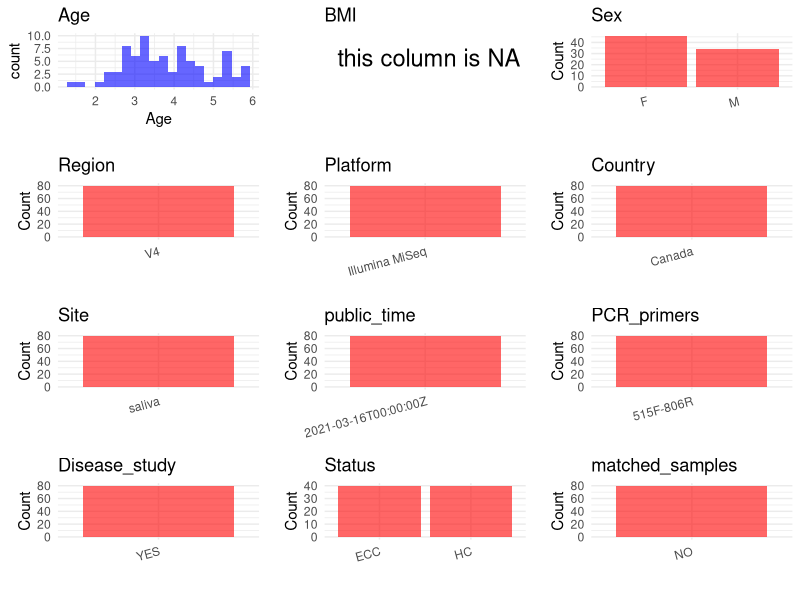

Write the R code that produced this figure. (Note: this script raises an error after producing the figure.)
## ---- chunk 1
# Load necessary libraries
library(dplyr)
library(ggplot2)
library(cowplot)

# Set working directory (update this path to your local directory)
setwd("D:/studylearning/董彪师兄项目/任务/张辰飞/PRJNA714139")

# Read the initial metadata files
initial_meta<-read.csv("SraRunTable.csv",header = T)

# Combine the two metadata files
#meta <- rbind(initial_meta, initial_meta1)

#Remove entries non-oral samples
#initial_meta <- subset(initial_meta,isolate %in% c("saliva","tongue coat"))

# Check the number of samples containing "HT" in Sample.Name (e.g., healthy controls)
#nrow(subset(meta, grepl("HT", Sample.Name)))

# Display the first few rows of the metadata
head(initial_meta)
## ---- chunk 2
# Create a uniform metadata dataframe
metadata <- data.frame(
  BioProject = initial_meta$BioProject,
  Run = initial_meta$Run,
  sample_name = initial_meta$Sample.Name,
  Age = initial_meta$Host_Age,
  BMI = NA,
  Sex= initial_meta$host_sex,
  Region = "V4",
  Platform = initial_meta$Instrument,
  Country = initial_meta$geo_loc_name_country,
  Site = initial_meta$env_medium,
  public_time = initial_meta$ReleaseDate,
  stringsAsFactors = FALSE
)
## ---- chunk 3
# Add information obtained from the publication
metadata$PCR_primers <- "515F-806R"
metadata$title <- "Characterization of Supragingival Plaque and Oral Swab Microbiomes in Children With Severe Early Childhood Caries"
metadata$Disease_study <- "YES"
metadata$Site <- "saliva"
# Assign disease status based on sample_name patterns
metadata$Status <- initial_meta$Host_disease
metadata <- metadata %>% 
  mutate(Status = case_when(
    grepl("free",Status) ~ "HC",
    TRUE ~ "ECC"
  ))
metadata <- metadata %>% 
  mutate(Sex = case_when(
    grepl("f",Sex) ~ "F",
    grepl("m",Sex) ~ "M"
  ))


#extract subject id by remove prefix of sample_name
#metadata$sample_name <- gsub("T|CR|CS|C|N|S", "", metadata$sample_name)

# Check initial data distribution
cat("Initial sample distribution:\n")
table(metadata$sample_name)
table(metadata$Site)

# Calculate sampling frequency per subject
sample_counts <- table(metadata$sample_name)
cat("\nNumber of samples per subject:\n")
print(sample_counts)

# Create matched_samples column
metadata$matched_samples <- ifelse(metadata$sample_name %in% names(sample_counts[sample_counts >= 2]), "YES", "NO")

cat("\nMatched samples distribution:\n")
table(metadata$matched_samples)

# Identify samples for removal: single samples excluding saliva
single_samples <- names(sample_counts[sample_counts == 1])
samples_to_remove <- metadata$sample_name %in% single_samples & !(metadata$Site %in% c("saliva"))

cat("\nNumber of samples to be removed:", sum(samples_to_remove), "\n")

# Remove identified samples
metadata_clean <- metadata[!samples_to_remove, ]

cat("\nFinal sample distribution after cleaning:\n")
table(metadata_clean$sample_name)
table(metadata_clean$Site)
table(metadata_clean$matched_samples)

# Use cleaned dataset for subsequent analysis
metadata <- metadata_clean
## ---- chunk 4
# Check the number of unique runs and sample names
print(paste("Number of unique runs:", length(unique(metadata$Run))))
print(paste("Number of unique sample names:", length(unique(metadata$sample_name))))
## ---- chunk 5
# Select columns for visualization
plot_data <- metadata %>%
  select(-BioProject, -Run, -sample_name, -title)

# Function to create simple plots for each column
create_simple_plots <- function(data) {
  plots <- list()
  
  for (col in colnames(data)) {
    # Check if the column is all NA
    if (all(is.na(data[[col]]))) {
      # Create an empty plot with text indicating all NA
      p <- ggplot() +
        annotate("text", x = 0.5, y = 0.5, label = "this column is NA", size = 6) +
        labs(title = col) +
        theme_void()
    } else if (is.numeric(data[[col]])) {
      # Numeric variable: histogram
      p <- ggplot(data, aes(x = .data[[col]])) +
        geom_histogram(fill = "blue", alpha = 0.6, bins = 20, na.rm = TRUE) +
        labs(title = col) +
        theme_minimal()
    } else {
      # Categorical variable: bar plot (remove NA values)
      count_data <- as.data.frame(table(data[[col]], useNA = "ifany"))
      p <- ggplot(count_data, aes(x = reorder(Var1, -Freq), y = Freq)) +
        geom_col(fill = "red", alpha = 0.6) +
        labs(title = col, x = NULL, y = "Count") +
        theme_minimal() +
        theme(axis.text.x = element_text(angle = 15, hjust = 1))
    }
    plots[[col]] <- p
  }
  
  return(plots)
}

# Generate and arrange plots
plots <- create_simple_plots(plot_data)
p<-plot_grid(plots$Age, 
          plots$BMI, 
          plots$Sex, 
          plots$Region, 
          plots$Platform, 
          plots$Country, 
          plots$Site,
          plots$public_time, 
          plots$PCR_primers,
          plots$Disease_study,
          plots$Status,
          plots$matched_samples,# add 
          ncol = 3, align = "hv", axis = "lb")
ggsave("Metadata_Summary.png", plot = p, width = 8, height = 6, dpi = 150, bg = "white")
## ---- chunk 6
knitr::include_graphics("Metadata_Summary.png")
## ---- chunk 7
# Reorder columns to match the desired format
metadata <- metadata[, c(
  "BioProject", "Run", "sample_name", "Age", "BMI", "Sex", 
  "Region", "Platform", "Country", "Site", "public_time", 
  "PCR_primers", "title", "Disease_study", "Status","matched_samples"
)]

# Export the uniform metadata to a CSV file
write.csv(metadata, file = "metadata.csv", quote = FALSE)
head(metadata)
